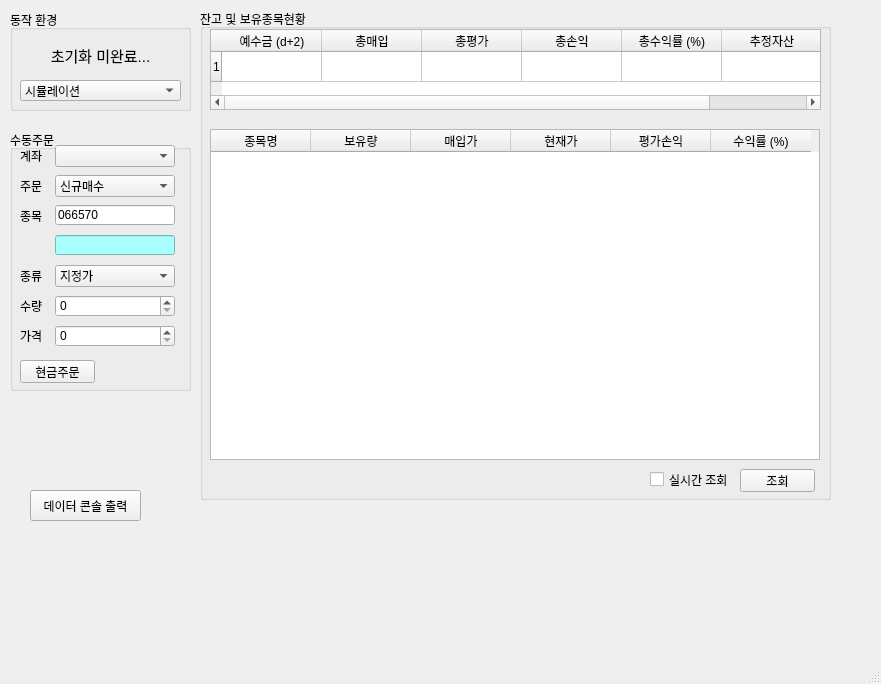
<?xml version="1.0" encoding="UTF-8"?>
<ui version="4.0">
 <class>MainWindow</class>
 <widget class="QMainWindow" name="MainWindow">
  <property name="geometry">
   <rect>
    <x>0</x>
    <y>0</y>
    <width>881</width>
    <height>684</height>
   </rect>
  </property>
  <property name="windowTitle">
   <string>PyTrader v0.4</string>
  </property>
  <property name="windowIcon">
   <iconset>
    <normaloff>money-graph-with-up-arrow.png</normaloff>money-graph-with-up-arrow.png</iconset>
  </property>
  <widget class="QWidget" name="centralwidget">
   <widget class="QGroupBox" name="groupBox">
    <property name="geometry">
     <rect>
      <x>10</x>
      <y>130</y>
      <width>181</width>
      <height>261</height>
     </rect>
    </property>
    <property name="title">
     <string>수동주문</string>
    </property>
    <widget class="QLabel" name="label">
     <property name="geometry">
      <rect>
       <x>10</x>
       <y>20</y>
       <width>56</width>
       <height>12</height>
      </rect>
     </property>
     <property name="text">
      <string>계좌</string>
     </property>
    </widget>
    <widget class="QComboBox" name="comboBox">
     <property name="geometry">
      <rect>
       <x>45</x>
       <y>15</y>
       <width>120</width>
       <height>22</height>
      </rect>
     </property>
    </widget>
    <widget class="QLabel" name="label_2">
     <property name="geometry">
      <rect>
       <x>10</x>
       <y>50</y>
       <width>56</width>
       <height>12</height>
      </rect>
     </property>
     <property name="text">
      <string>주문</string>
     </property>
    </widget>
    <widget class="QComboBox" name="comboBox_2">
     <property name="geometry">
      <rect>
       <x>45</x>
       <y>45</y>
       <width>120</width>
       <height>22</height>
      </rect>
     </property>
     <item>
      <property name="text">
       <string>신규매수</string>
      </property>
     </item>
     <item>
      <property name="text">
       <string>신규매도</string>
      </property>
     </item>
     <item>
      <property name="text">
       <string>매수취소</string>
      </property>
     </item>
     <item>
      <property name="text">
       <string>매도취소</string>
      </property>
     </item>
    </widget>
    <widget class="QLabel" name="label_3">
     <property name="geometry">
      <rect>
       <x>10</x>
       <y>80</y>
       <width>56</width>
       <height>12</height>
      </rect>
     </property>
     <property name="text">
      <string>종목</string>
     </property>
    </widget>
    <widget class="QLineEdit" name="lineEdit">
     <property name="geometry">
      <rect>
       <x>45</x>
       <y>75</y>
       <width>120</width>
       <height>20</height>
      </rect>
     </property>
     <property name="text">
      <string>066570</string>
     </property>
    </widget>
    <widget class="QComboBox" name="comboBox_3">
     <property name="geometry">
      <rect>
       <x>45</x>
       <y>135</y>
       <width>120</width>
       <height>22</height>
      </rect>
     </property>
     <item>
      <property name="text">
       <string>지정가</string>
      </property>
     </item>
     <item>
      <property name="text">
       <string>시장가</string>
      </property>
     </item>
    </widget>
    <widget class="QLabel" name="label_4">
     <property name="geometry">
      <rect>
       <x>10</x>
       <y>140</y>
       <width>56</width>
       <height>12</height>
      </rect>
     </property>
     <property name="text">
      <string>종류</string>
     </property>
    </widget>
    <widget class="QLabel" name="label_5">
     <property name="geometry">
      <rect>
       <x>10</x>
       <y>170</y>
       <width>56</width>
       <height>12</height>
      </rect>
     </property>
     <property name="text">
      <string>수량</string>
     </property>
    </widget>
    <widget class="QSpinBox" name="spinBox">
     <property name="geometry">
      <rect>
       <x>45</x>
       <y>165</y>
       <width>120</width>
       <height>22</height>
      </rect>
     </property>
     <property name="maximum">
      <number>1000000</number>
     </property>
    </widget>
    <widget class="QLabel" name="label_6">
     <property name="geometry">
      <rect>
       <x>10</x>
       <y>200</y>
       <width>56</width>
       <height>12</height>
      </rect>
     </property>
     <property name="text">
      <string>가격</string>
     </property>
    </widget>
    <widget class="QSpinBox" name="spinBox_2">
     <property name="geometry">
      <rect>
       <x>45</x>
       <y>195</y>
       <width>120</width>
       <height>22</height>
      </rect>
     </property>
     <property name="prefix">
      <string/>
     </property>
     <property name="maximum">
      <number>10000000</number>
     </property>
     <property name="singleStep">
      <number>100</number>
     </property>
     <property name="value">
      <number>0</number>
     </property>
    </widget>
    <widget class="QPushButton" name="pushButton">
     <property name="geometry">
      <rect>
       <x>10</x>
       <y>230</y>
       <width>75</width>
       <height>23</height>
      </rect>
     </property>
     <property name="text">
      <string>현금주문</string>
     </property>
    </widget>
    <widget class="QLineEdit" name="lineEdit_2">
     <property name="geometry">
      <rect>
       <x>45</x>
       <y>105</y>
       <width>120</width>
       <height>20</height>
      </rect>
     </property>
     <property name="styleSheet">
      <string notr="true">background-color: rgb(170, 255, 255);</string>
     </property>
     <property name="readOnly">
      <bool>true</bool>
     </property>
    </widget>
   </widget>
   <widget class="QGroupBox" name="groupBox_2">
    <property name="geometry">
     <rect>
      <x>200</x>
      <y>9</y>
      <width>631</width>
      <height>491</height>
     </rect>
    </property>
    <property name="title">
     <string>잔고 및 보유종목현황</string>
    </property>
    <widget class="QTableWidget" name="tableWidget">
     <property name="geometry">
      <rect>
       <x>10</x>
       <y>20</y>
       <width>611</width>
       <height>81</height>
      </rect>
     </property>
     <property name="lineWidth">
      <number>1</number>
     </property>
     <property name="rowCount">
      <number>1</number>
     </property>
     <row/>
     <column>
      <property name="text">
       <string>예수금 (d+2)</string>
      </property>
     </column>
     <column>
      <property name="text">
       <string>총매입</string>
      </property>
     </column>
     <column>
      <property name="text">
       <string>총평가</string>
      </property>
     </column>
     <column>
      <property name="text">
       <string>총손익</string>
      </property>
     </column>
     <column>
      <property name="text">
       <string>총수익률 (%)</string>
      </property>
     </column>
     <column>
      <property name="text">
       <string>추정자산</string>
      </property>
     </column>
    </widget>
    <widget class="QPushButton" name="pushButton_2">
     <property name="geometry">
      <rect>
       <x>540</x>
       <y>460</y>
       <width>75</width>
       <height>23</height>
      </rect>
     </property>
     <property name="text">
      <string>조회</string>
     </property>
    </widget>
    <widget class="QGroupBox" name="groupBox_4">
     <property name="geometry">
      <rect>
       <x>670</x>
       <y>-140</y>
       <width>611</width>
       <height>131</height>
      </rect>
     </property>
     <property name="title">
      <string>잔고확인</string>
     </property>
     <widget class="QTableWidget" name="tableWidget_3">
      <property name="geometry">
       <rect>
        <x>10</x>
        <y>20</y>
        <width>591</width>
        <height>61</height>
       </rect>
      </property>
      <column>
       <property name="text">
        <string>예수금</string>
       </property>
      </column>
      <column>
       <property name="text">
        <string>총매입</string>
       </property>
      </column>
      <column>
       <property name="text">
        <string>총평가</string>
       </property>
      </column>
      <column>
       <property name="text">
        <string>총손익</string>
       </property>
      </column>
      <column>
       <property name="text">
        <string>총수익률</string>
       </property>
      </column>
      <column>
       <property name="text">
        <string>추정자산</string>
       </property>
      </column>
     </widget>
     <widget class="QPushButton" name="pushButton_3">
      <property name="geometry">
       <rect>
        <x>490</x>
        <y>90</y>
        <width>75</width>
        <height>23</height>
       </rect>
      </property>
      <property name="text">
       <string>현금주문</string>
      </property>
     </widget>
    </widget>
    <widget class="QCheckBox" name="checkBox">
     <property name="geometry">
      <rect>
       <x>450</x>
       <y>460</y>
       <width>81</width>
       <height>21</height>
      </rect>
     </property>
     <property name="text">
      <string>실시간 조회</string>
     </property>
    </widget>
    <widget class="QTableWidget" name="tableWidget_2">
     <property name="geometry">
      <rect>
       <x>10</x>
       <y>120</y>
       <width>610</width>
       <height>331</height>
      </rect>
     </property>
     <column>
      <property name="text">
       <string>종목명</string>
      </property>
     </column>
     <column>
      <property name="text">
       <string>보유량</string>
      </property>
     </column>
     <column>
      <property name="text">
       <string>매입가</string>
      </property>
     </column>
     <column>
      <property name="text">
       <string>현재가</string>
      </property>
     </column>
     <column>
      <property name="text">
       <string>평가손익</string>
      </property>
     </column>
     <column>
      <property name="text">
       <string>수익률 (%)</string>
      </property>
     </column>
    </widget>
   </widget>
   <widget class="QPushButton" name="pushButton_4">
    <property name="geometry">
     <rect>
      <x>30</x>
      <y>490</y>
      <width>111</width>
      <height>31</height>
     </rect>
    </property>
    <property name="text">
     <string>데이터 콘솔 출력</string>
    </property>
   </widget>
   <widget class="QGroupBox" name="groupBox_5">
    <property name="geometry">
     <rect>
      <x>10</x>
      <y>10</y>
      <width>181</width>
      <height>101</height>
     </rect>
    </property>
    <property name="title">
     <string>동작 환경</string>
    </property>
    <widget class="QComboBox" name="comboBox_operating_env">
     <property name="geometry">
      <rect>
       <x>10</x>
       <y>70</y>
       <width>161</width>
       <height>21</height>
      </rect>
     </property>
     <item>
      <property name="text">
       <string>시뮬레이션</string>
      </property>
     </item>
     <item>
      <property name="text">
       <string>모의투자</string>
      </property>
     </item>
     <item>
      <property name="text">
       <string>실제투자</string>
      </property>
     </item>
    </widget>
    <widget class="QLabel" name="label_operating_env">
     <property name="geometry">
      <rect>
       <x>10</x>
       <y>30</y>
       <width>161</width>
       <height>31</height>
      </rect>
     </property>
     <property name="font">
      <font>
       <pointsize>11</pointsize>
      </font>
     </property>
     <property name="layoutDirection">
      <enum>Qt::LeftToRight</enum>
     </property>
     <property name="text">
      <string>초기화 미완료...</string>
     </property>
     <property name="alignment">
      <set>Qt::AlignCenter</set>
     </property>
    </widget>
   </widget>
  </widget>
  <widget class="QMenuBar" name="menubar">
   <property name="geometry">
    <rect>
     <x>0</x>
     <y>0</y>
     <width>881</width>
     <height>21</height>
    </rect>
   </property>
  </widget>
  <widget class="QStatusBar" name="statusbar"/>
 </widget>
 <resources/>
 <connections/>
</ui>
